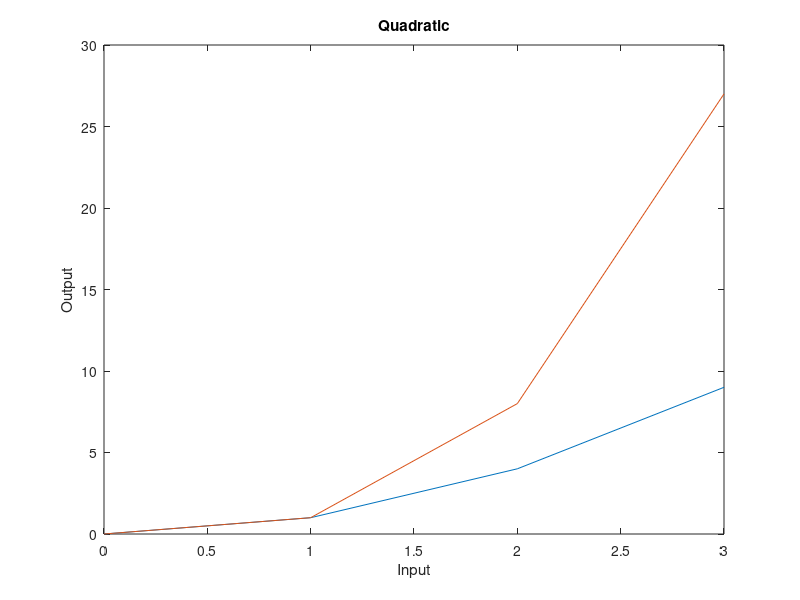

MATLAB code for this plot: (Note: this script raises an error after producing the figure.)
x = [0, 1, 2, 3];
y = [0, 1, 4, 9];

f = figure();
line1 = plot(x, y);
title("Quadratic");
xlabel('Input');
ylabel("Output");
hold on
line2 = plot(x, [0, 1, 8, 27]);
x_bounds = xlim([0, 3]);
y_bounds = ylim([0, 27]);
current = gcf();
clf(f);
line3 = plot([1, 2], [3, 5]);
limits_after_clf = xlim();

figure_two = figure(2);
bar_handle = bar([2, 5, 3]);
hold on
scatter_handle = scatter([1, 2, 3], [3, 1, 4]);
stem_handle = stem([1, 2, 3], [2, 4, 1]);
legend_handle = legend("Bars", "Dots", "Stems");
